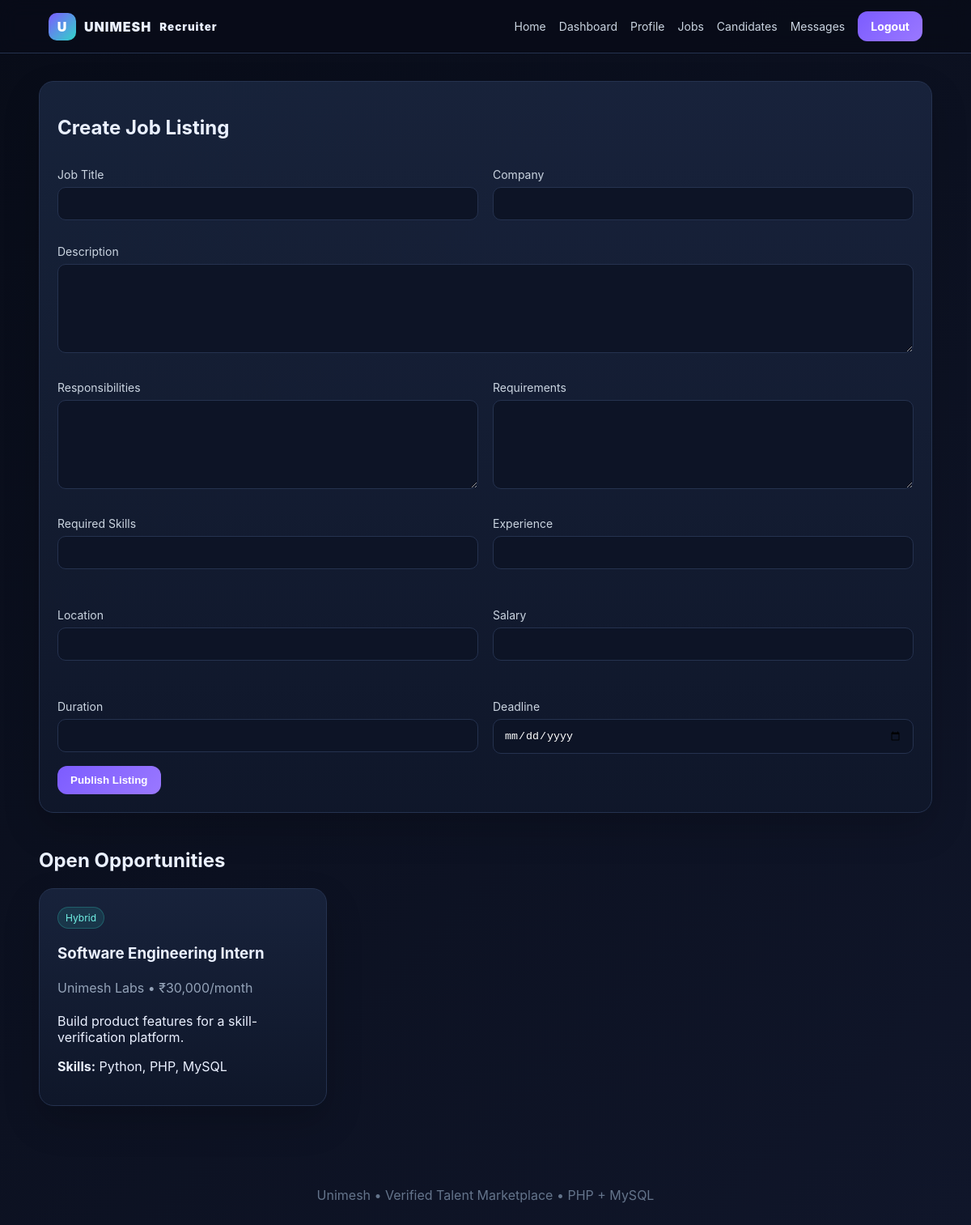
Page /recruiter/jobs.php (signed in) on the committed database.
### tables this page shows
CREATE TABLE jobs (id INT AUTO_INCREMENT PRIMARY KEY,recruiter_id INT NOT NULL,title VARCHAR(190) NOT NULL,company_name VARCHAR(190) NOT NULL,description TEXT NOT NULL,responsibilities TEXT,requirements TEXT,required_skills VARCHAR(500),experience_required VARCHAR(190),location VARCHAR(190),salary VARCHAR(120),duration VARCHAR(120),deadline DATE NULL,status ENUM('draft','open','closed') DEFAULT 'open',priority_listing TINYINT(1) DEFAULT 0,created_at TIMESTAMP DEFAULT CURRENT_TIMESTAMP,FOREIGN KEY(recruiter_id) REFERENCES users(id) ON DELETE CASCADE);

### recruiter/includes/functions.php (called while the page is built, shortened)
<?php
function e($value){ return htmlspecialchars((string)$value, ENT_QUOTES, 'UTF-8'); }
function user(){ return $_SESSION['user'] ?? null; }

### recruiter/jobs.php (the view, shortened to what this page needs)
<?php $pageTitle='Jobs'; require 'config.php'; require 'includes/functions.php'; require_role('recruiter');$uid=user()['id'];$role=user()['role'];
$jobs=$pdo->query("SELECT j.*,u.name recruiter_name FROM jobs j JOIN users u ON u.id=j.recruiter_id WHERE j.status='open' ORDER BY j.created_at DESC")->fetchAll();include 'includes/header.php';?>
<?php if($role==='recruiter'):?><div class="card"><h2>Create Job Listing</h2><form method="post"><div class="grid two"><div class="form-group"><label>Job Title</label><input name="title" required></div><div class="form-group"><label>Company</label><input name="company_name" required></div></div><div class="form-group"><label>Description</label><textarea name="description" required></textarea></div><div class="grid two"><div class="form-group"><label>Responsibilities</label><textarea name="responsibilities"></textarea></div><div class="form-group"><label>Requirements</label><textarea name="requirements"></textarea></div></div><div class="grid two"><div class="form-group"><label>Required Skills</label><input name="required_skills"></div><div class="form-group"><label>Experience</label><input name="experience_required"></div><div class="form-group"><label>Location</label><input name="location"></div><div class="form-group"><label>Salary</label><input name="salary"></div><div class="form-group"><label>Duration</label><input name="duration"></div><div class="form-group"><label>Deadline</label><input type="date" name="deadline"></div></div><button class="btn">Publish Listing</button></form></div><?php endif; ?>
<h2 class="section-title">Open Opportunities</h2><div class="grid"><?php foreach($jobs as $j):?><div class="card"><span class="badge"><?=e($j['location']?:'Flexible')?></span><h3><?=e($j['title'])?></h3><p class="muted"><?=e($j['company_name'])?> • <?=e($j['salary']?:'Compensation not listed')?></p><p><?=e($j['description'])?></p><p><b>Skills:</b> <?=e($j['required_skills']?:'Not specified')?></p><?php if($role==='student'):?><a class="btn" href="jobs.php?apply=<?=$j['id']?>">Interested</a><?php endif;?></div><?php endforeach;?></div>
<?php include 'includes/footer.php'; ?>

### recruiter/assets/style.css (style rules this page uses)
:root { --bg:#0b1020;--panel:#121a2e;--panel2:#18233c;--text:#eaf0ff;--muted:#94a3b8;--brand:#7c5cff;--accent:#30d5c8;--danger:#ff637d;--border:#25324f }
* { box-sizing:border-box }
body { margin:0;font-family:Inter,system-ui,Arial;background:linear-gradient(135deg,#080c18,#10162a);color:var(--text);min-height:100vh }
.pill,.btn { background:linear-gradient(135deg,var(--brand),#9a78ff);padding:10px 16px;border-radius:12px;color:white!important;border:0;cursor:pointer;font-weight:700 }
.hero p,.muted { color:var(--muted);line-height:1.7 }
.hero-card,.card { background:linear-gradient(180deg,rgba(24,35,60,.95),rgba(15,23,42,.95));border:1px solid var(--border);border-radius:18px;padding:22px;box-shadow:0 20px 45px rgba(0,0,0,.18) }
.grid { display:grid;grid-template-columns:repeat(3,1fr);gap:18px }
.grid.two { grid-template-columns:repeat(2,1fr) }
.badge { display:inline-block;padding:5px 9px;border-radius:999px;background:rgba(48,213,200,.12);color:#72f2e5;border:1px solid rgba(48,213,200,.25);font-size:12px }
.section-title { margin-top:44px }
.form-group { margin:15px 0 }
.form-group label { display:block;margin-bottom:7px;color:#cbd5e1;font-size:14px }
.form-group input,.form-group select,.form-group textarea { width:100%;padding:12px 13px;background:#0d1426;border:1px solid var(--border);border-radius:10px;color:white }
.form-group textarea { min-height:110px }

### rows in the picture
jobs: location "Hybrid", title "Software Engineering Intern", company_name "Unimesh Labs", salary "₹30,000/month", description "Build product features for a skill-verification platform.", required_skills "Python, PHP, MySQL"
